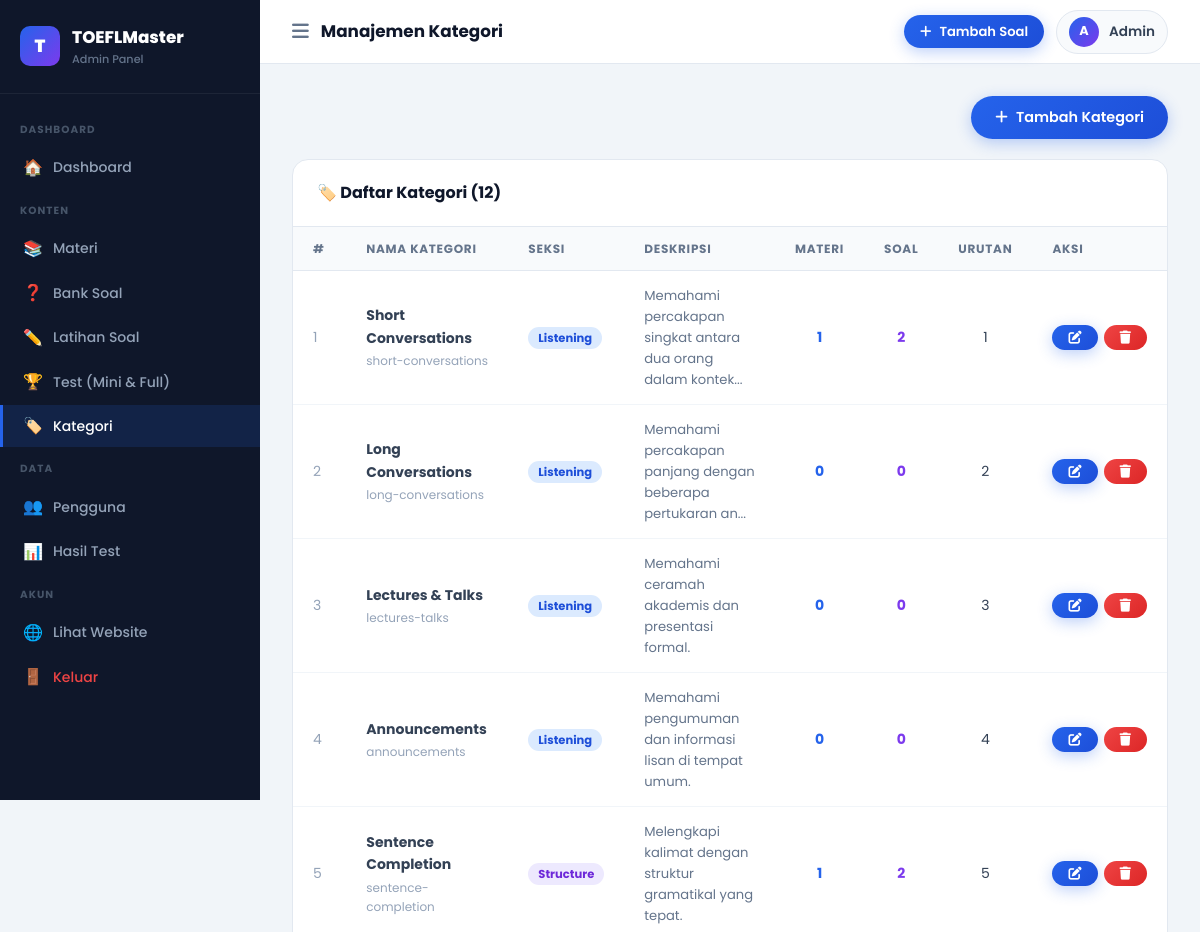
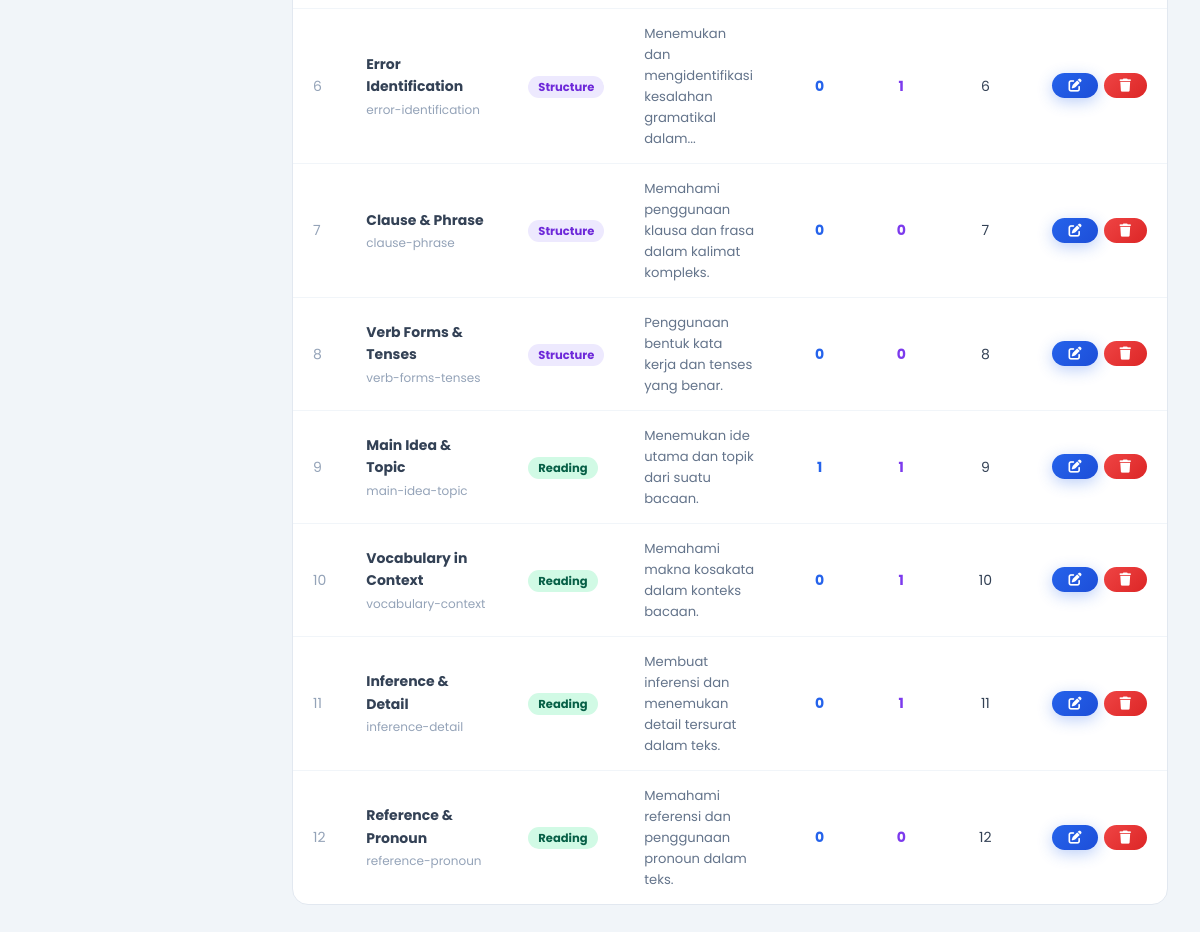
/admin/pages/categories.php (signed in), run on an earlier commit of the app's database (2 pictures, top to bottom).
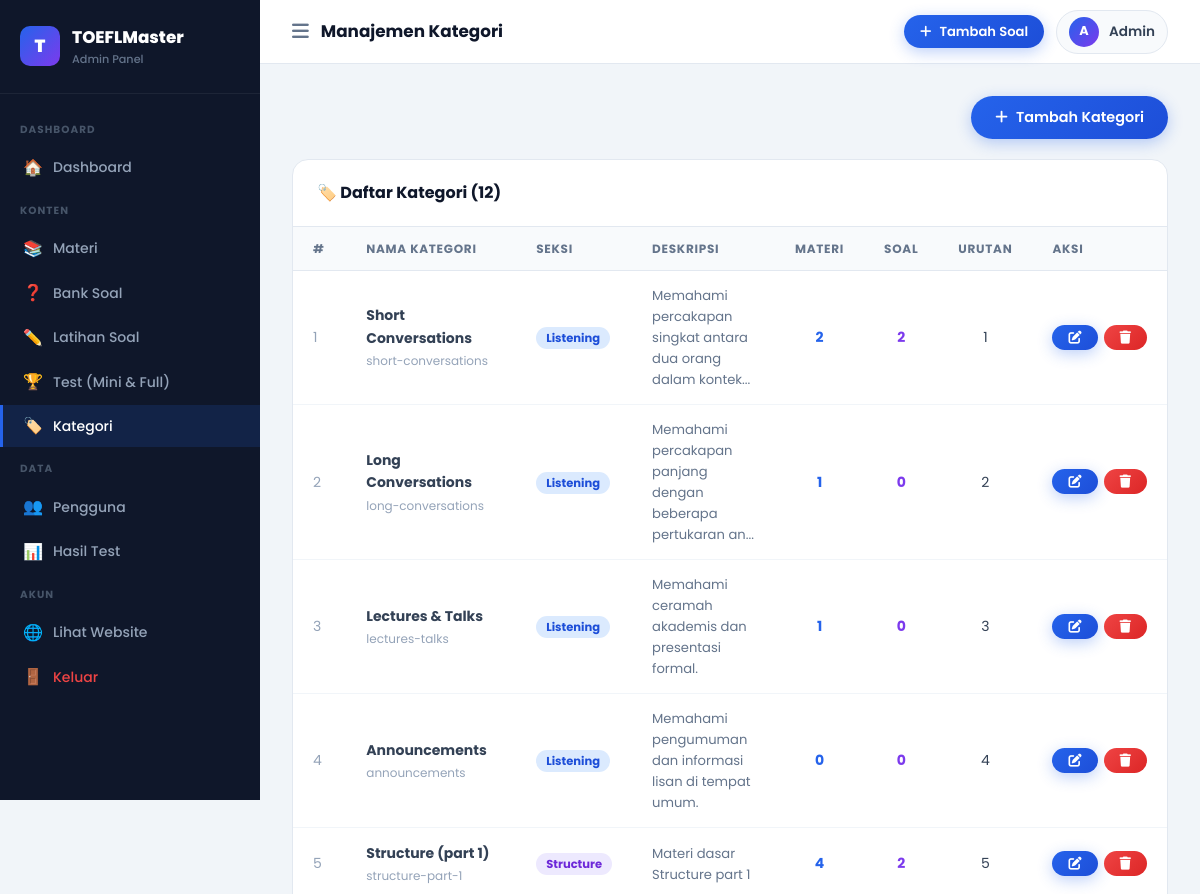
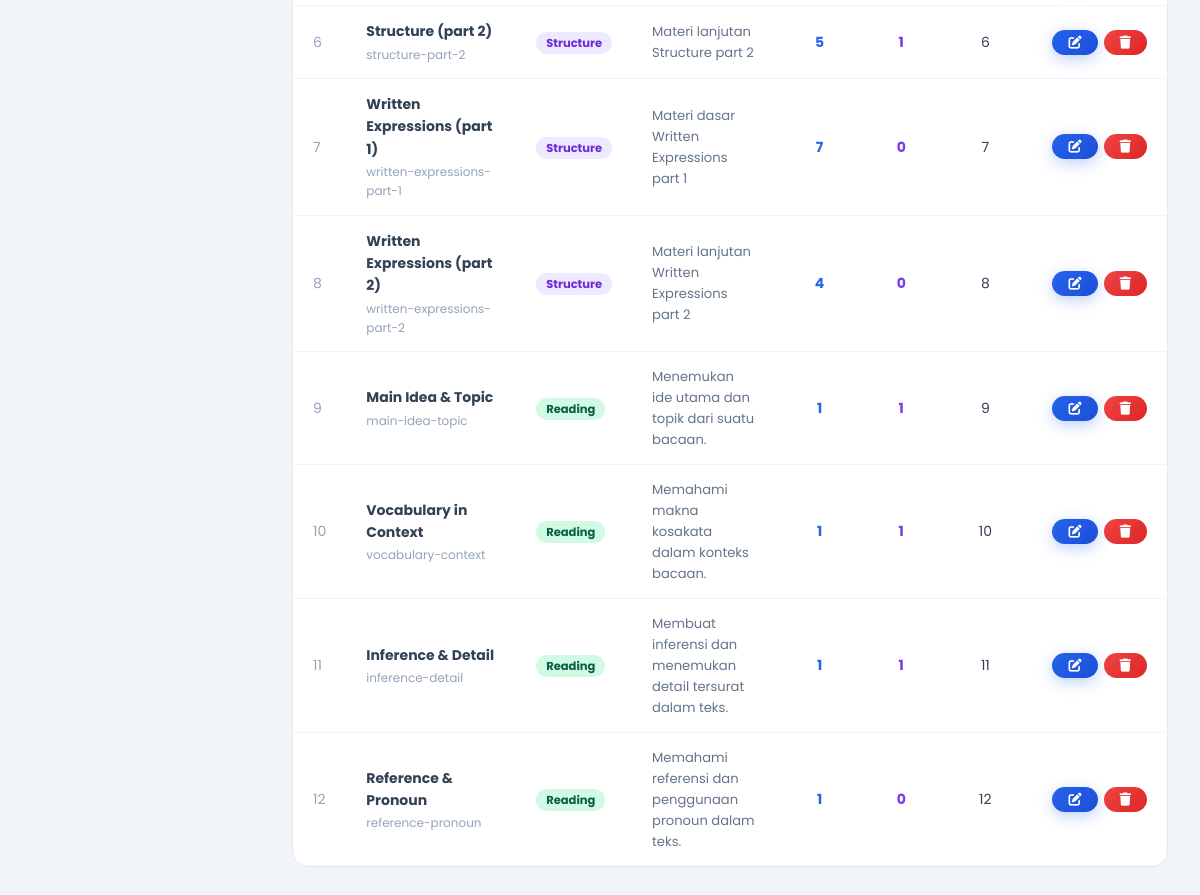
And on a later commit of the database (2 pictures, top to bottom).
### tables this page shows
CREATE TABLE `categories` (
  `id` int(11) NOT NULL,
  `name` varchar(100) NOT NULL,
  `slug` varchar(100) NOT NULL,
  `section` enum('listening','structure','reading') NOT NULL,
  `icon` varchar(50) DEFAULT NULL,
  `description` text DEFAULT NULL,
  `sort_order` int(11) DEFAULT 0
);

### includes/config.php (called while the page is built, shortened)
<?php
function sanitize($input) {
    return htmlspecialchars(trim($input), ENT_QUOTES, 'UTF-8');
}
?>

### admin/pages/categories.php (the view, shortened to what this page needs)
<?php
require_once '../../includes/config.php';
$db = getDB();
$action = $_GET['action'] ?? 'list';
$id     = isset($_GET['id']) ? (int)$_GET['id'] : 0;
if ($action === 'add') {
    $cat = ['id'=>0,'name'=>'','section'=>'listening','description'=>'','icon'=>'','sort_order'=>0];
    $pageTitle = 'Tambah Kategori';
} elseif ($action === 'edit' && $id) {
    $stmt = $db->prepare("SELECT * FROM categories WHERE id=?"); $stmt->execute([$id]);
    $cat = $stmt->fetch();
    if (!$cat) { flashMessage('danger','Kategori tidak ditemukan.'); redirect(SITE_URL.'/admin/pages/categories.php'); }
    $pageTitle = 'Edit Kategori';
} else {
    $categories = $db->query("SELECT c.*,(SELECT COUNT(*) FROM materials m WHERE m.category_id=c.id) as mat_count,(SELECT COUNT(*) FROM questions q WHERE q.category_id=c.id) as q_count FROM categories c ORDER BY c.sort_order")->fetchAll();
}
include '../includes/header.php';
?>
<?php if ($action === 'list'): ?>
<div style="display:flex;justify-content:flex-end;margin-bottom:20px;">
  <a href="?action=add" class="btn btn-primary"><i class="fas fa-plus"></i> Tambah Kategori</a>
</div>
<div class="admin-table-card">
  <div class="admin-table-header">
    <div class="admin-table-title">🏷️ Daftar Kategori (<?= count($categories) ?>)</div>
  </div>
  <table class="admin-table">
    <thead><tr><th>#</th><th>Nama Kategori</th><th>Seksi</th><th>Deskripsi</th><th>Materi</th><th>Soal</th><th>Urutan</th><th>Aksi</th></tr></thead>
    <tbody>
    <?php if(empty($categories)): ?>
    <tr><td colspan="8" style="text-align:center;padding:40px;color:#94A3B8;">Belum ada kategori.</td></tr>
    <?php else: foreach($categories as $i=>$c): ?>
    <tr>
      <td style="color:#94A3B8;"><?= $i+1 ?></td>
      <td><strong><?= sanitize($c['name']) ?></strong><div style="font-size:0.75rem;color:#94A3B8;margin-top:2px;"><?= sanitize($c['slug']) ?></div></td>
      <td><span class="sec-badge sec-<?= $c['section'] ?>"><?= ucfirst($c['section']) ?></span></td>
      <td style="font-size:0.82rem;color:#64748B;max-width:200px;"><?= sanitize(mb_strimwidth($c['description']??'',0,60,'...')) ?></td>
      <td style="text-align:center;"><strong style="color:#2563EB;"><?= $c['mat_count'] ?></strong></td>
      <td style="text-align:center;"><strong style="color:#7C3AED;"><?= $c['q_count'] ?></strong></td>
      <td style="text-align:center;"><?= $c['sort_order'] ?></td>
      <td>
        <div style="display:flex;gap:6px;">
          <a href="?action=edit&id=<?= $c['id'] ?>" class="btn btn-primary btn-sm"><i class="fas fa-edit"></i></a>
          <a href="?action=delete&id=<?= $c['id'] ?>" class="btn btn-danger btn-sm" onclick="return confirm('Hapus kategori ini? Materi & soal yang terkait tidak akan terhapus.')"><i class="fas fa-trash"></i></a>
        </div>
      </td>
    </tr>
    <?php endforeach; endif; ?>
    </tbody>
  </table>
</div>
<?php endif; ?>
<?php include '../includes/footer.php'; ?>

What changed in the data, as far as the page shows it:
computed for categories "Short Conversations": mat_count "1" → "2"
computed for categories "Long Conversations": mat_count "0" → "1"
computed for categories "Lectures & Talks": mat_count "0" → "1"
changed categories: name "Sentence Completion" → "Structure (part 1)"; slug "sentence-completion" → "structure-part-1"; description "Melengkapi kalimat dengan struktur gramatikal yang tepat." → "Materi dasar Structure part 1"; mat_count "1" → "4"
changed categories: name "Error Identification" → "Structure (part 2)"; slug "error-identification" → "structure-part-2"; description "Menemukan dan mengidentifikasi kesalahan gramatikal dalam..." → "Materi lanjutan Structure part 2"; mat_count "0" → "5"
changed categories: name "Clause & Phrase" → "Written Expressions (part 1)"; slug "clause-phrase" → "written-expressions-part-1"; description "Memahami penggunaan klausa dan frasa dalam kalimat kompleks." → "Materi dasar Written Expressions part 1"; mat_count "0" → "7"
changed categories: name "Verb Forms & Tenses" → "Written Expressions (part 2)"; slug "verb-forms-tenses" → "written-expressions-part-2"; description "Penggunaan bentuk kata kerja dan tenses yang benar." → "Materi lanjutan Written Expressions part 2"; mat_count "0" → "4"
computed for categories "Vocabulary in Context": mat_count "0" → "1"
computed for categories "Inference & Detail": mat_count "0" → "1"
computed for categories "Reference & Pronoun": mat_count "0" → "1"
